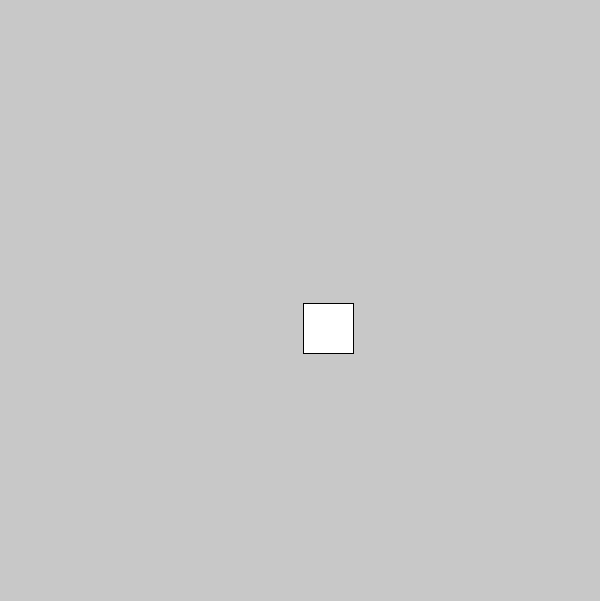
Frame 1 (no input)
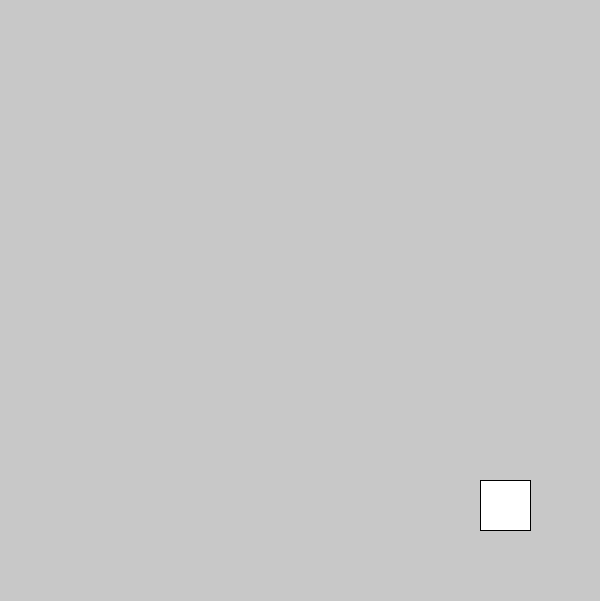
Frame 60 (the mouse pressed at the canvas centre just before this capture)
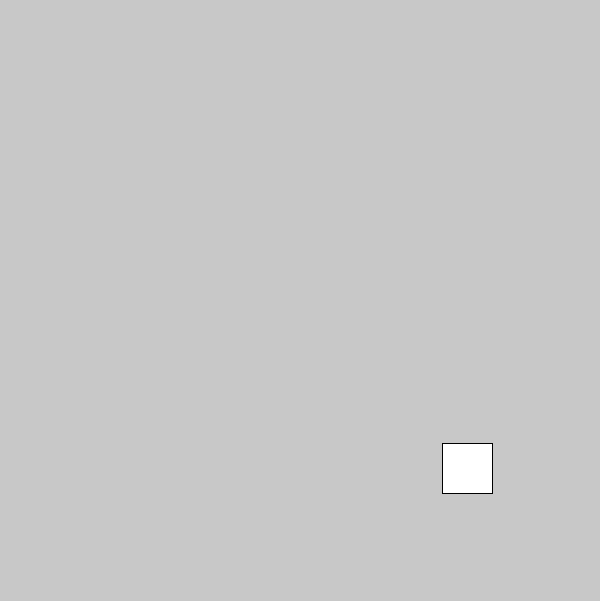
Frame 120 (the mouse held since frame 60 and released just before this capture)

The Processing sketch that drew these frames (run headless with seeded random() and noise(); from frame 60 on, the mouse is pressed at the canvas centre):

// Processing sketch: BouncingSquare
// ── BouncingSquare.pde
// Define a class to store the square's attributes
class Square {
  float x, y;       // Position of the square
  float xSpeed, ySpeed;  // Speed (velocity) in both directions
  float size = 50;   // Size of the square
  
  // Constructor to initialize the square's properties
  Square(float startX, float startY, float startXSpeed, float startYSpeed) {
    x = startX;
    y = startY;
    xSpeed = startXSpeed;
    ySpeed = startYSpeed;
  }
  
  // Method to update the square's position and handle bouncing
  void update() {
    // Move the square
    x += xSpeed;
    y += ySpeed;
    
    // Bounce off the left and right edges
    if (x + size > width || x < 0) {
      xSpeed = -xSpeed;  // Reverse the x-speed if square goes out of bounds
      if (x + size > width) {
        x = width - size;  // Prevent the square from clipping out
      } else if (x < 0) {
        x = 0;  // Prevent the square from clipping out on the left
      }
    }
    
    // Bounce off the top and bottom edges
    if (y + size > height || y < 0) {
      ySpeed = -ySpeed;  // Reverse the y-speed if square goes out of bounds
      if (y + size > height) {
        y = height - size;  // Prevent the square from clipping out
      } else if (y < 0) {
        y = 0;  // Prevent the square from clipping out on the top
      }
    }
  }
  
  // Method to display the square
  void display() {
    rect(x, y, size, size);  // Draw the square with a width and height of 50
  }
}

// Declare a square object
Square square;

void setup() {
  size(600, 601); // Set window size
  // Initialize square with starting position and speed in both directions
  square = new Square(300, 300, 3, 3);
}

void draw() {
  background(200);  // Clear the screen with a gray background
  
  square.update();  // Update the square's position and handle bouncing
  square.display(); // Display the square
}
